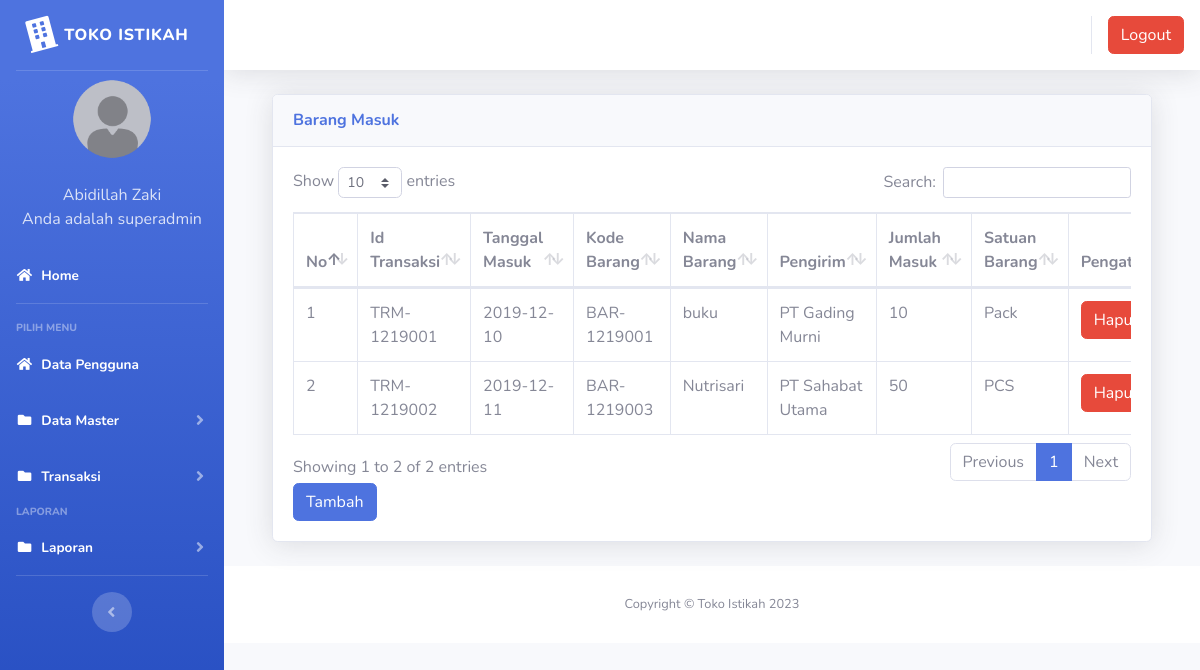
Page /index3.php?page=barangmasuk (signed in) on the committed database.
### tables this page shows
CREATE TABLE `users` (
  `id` int(11) NOT NULL,
  `nik` varchar(11) NOT NULL,
  `nama` varchar(100) NOT NULL,
  `alamat` varchar(200) NOT NULL,
  `telepon` varchar(100) NOT NULL,
  `username` varchar(100) NOT NULL,
  `password` varchar(100) NOT NULL,
  `level` varchar(25) NOT NULL DEFAULT 'member',
  `foto` varchar(25) NOT NULL
);

CREATE TABLE `barang_masuk` (
  `id` int(11) NOT NULL,
  `id_transaksi` varchar(100) NOT NULL,
  `tanggal` date NOT NULL,
  `kode_barang` varchar(100) NOT NULL,
  `nama_barang` varchar(100) NOT NULL,
  `pengirim` varchar(100) NOT NULL,
  `jumlah` varchar(100) NOT NULL,
  `satuan` varchar(100) NOT NULL
);

### page/barangmasuk/barangmasuk.php (the view, shortened to what this page needs)
<div class="container-fluid">
  <div class="card shadow mb-4">
    <div class="card-header py-3">
      <h6 class="m-0 font-weight-bold text-primary">Barang Masuk</h6>
    </div>
    <div class="card-body">
      <div class="table-responsive">
        <table class="table table-bordered" id="dataTable" width="100%" cellspacing="0">
        <thead>
                                <tr>
			<th>No</th>
			<th>Id Transaksi</th>
			<th>Tanggal Masuk</th>
			<th>Kode Barang</th>
			<th>Nama Barang</th>
			<th>Pengirim</th>
			<th>Jumlah Masuk</th>
			<th>Satuan Barang</th>
			<th>Pengaturan</th>
                                </tr>
		</thead>
          <tbody>
            <?php
	$no = 1;
	$sql = $koneksi->query("select * from barang_masuk");
	while ($data = $sql->fetch_assoc()) {
	?>
                                <tr>
                                    <td><?php echo $no++; ?></td>
			<td><?php echo $data['id_transaksi'] ?></td>
			<td><?php echo $data['tanggal'] ?></td>
			<td><?php echo $data['kode_barang'] ?></td>
			<td><?php echo $data['nama_barang'] ?></td>
			<td><?php echo $data['pengirim'] ?></td>
			<td><?php echo $data['jumlah'] ?></td>
			<td><?php echo $data['satuan'] ?></td>
			<td>
			<a onclick="return confirm('Apakah anda yakin akan menghapus data ini?')" href="?page=barangmasuk&aksi=hapusbarangmasuk&id_transaksi=<?php echo $data['id_transaksi'] ?>" class="btn btn-danger" >Hapus</a>
			</td>
                                </tr>
	<?php }?>
		   </tbody>
                        </table>
<a href="?page=barangmasuk&aksi=tambahbarangmasuk" class="btn btn-primary" >Tambah</a>
      </div>
    </div>
  </div>
</div>

### index3.php (shortened to what this page needs)
<?php
	$koneksi = new mysqli("localhost","root","","inventori");
	?>
<!DOCTYPE html>
<html lang="en">
<head>
  <link href="vendor/fontawesome-free/css/all.min.css" rel="stylesheet" type="text/css">
  <link href="css/sb-admin-2.min.css" rel="stylesheet">
  <link href="vendor/datatables/dataTables.bootstrap4.min.css" rel="stylesheet">
</head>
<body id="page-top">
  <div id="wrapper">
    <ul class="navbar-nav bg-gradient-primary sidebar sidebar-dark accordion" id="accordionSidebar">
      <a class="sidebar-brand d-flex align-items-center justify-content-center" href="index3.php">
        <div class="sidebar-brand-icon rotate-n-15">
          <i class="fas fa-building"></i>
        </div>
        <div class="sidebar-brand-text mx-2">TOKO ISTIKAH</div>
      </a>
      <hr class="sidebar-divider my-0">
 <?php
   if ($_SESSION['superadmin']) {
	   $user = $_SESSION['superadmin'];
   }
   $sql =$koneksi->query("select * from users where id='$user'");
   $data = $sql->fetch_assoc();
   ?>
    <li class="d-flex align-items-center justify-content-center">
        <a class="nav-link">
		 <img src="img/<?php echo $data['foto']?>" class="img-circle" width="80" alt="User"/></a>
	  </li>
		 <li class="nav-item ">
        <a class="nav-link">
         	<div class="d-flex align-items-center justify-content-center" class="name">  <?php echo  $data['nama'];?></div></font>
			<div class="d-flex align-items-center justify-content-center" class="email">Anda adalah <?php echo $data['level'];?></div>
		 </a>
      </li>
      <li class="nav-item active">
        <a class="nav-link" href="?page=home3">
          <i class="fas fa-fw fa-home"></i>
          <span>Home</span></a>
      </li>
      <hr class="sidebar-divider">
      <div class="sidebar-heading">
        Pilih Menu
      </div>
	    <li class="nav-item active">
        <a class="nav-link" href="?page=pengguna">
          <i class="fas fa-fw fa-home"></i>
          <span>Data Pengguna</span></a>
      </li>
	   <li class="nav-item active">
        <a class="nav-link collapsed" href="#" data-toggle="collapse" data-target="#collapseData" aria-expanded="true" aria-controls="collapseData">
          <i class="fas fa-fw fa-folder"></i>
          <span>Data Master</span>
        </a>
      </li>
	    <li class="nav-item active">
        <a class="nav-link collapsed" href="#" data-toggle="collapse" data-target="#collapsePages" aria-expanded="true" aria-controls="collapsePages">
          <i class="fas fa-fw fa-folder"></i>
          <span>Transaksi</span>
        </a>
      </li>
      <div class="sidebar-heading">
        Laporan
      </div>
	     <li class="nav-item active">
        <a class="nav-link collapsed" href="#" data-toggle="collapse" data-target="#collapseLaporan" aria-expanded="true" aria-controls="collapseLaporan">
          <i class="fas fa-fw fa-folder"></i>
          <span>Laporan</span>
        </a>
      </li>
      <hr class="sidebar-divider d-none d-md-block">
      <div class="text-center d-none d-md-inline">
        <button class="rounded-circle border-0" id="sidebarToggle"></button>
      </div>
    </ul>
    <div id="content-wrapper" class="d-flex flex-column">
      <div id="content">
        <nav class="navbar navbar-expand navbar-light bg-white topbar mb-4 static-top shadow">
          <ul class="navbar-nav ml-auto">
            <li class="nav-item dropdown no-arrow">
			 <div class="top-menu">
        <ul class="nav pull-right top-menu">
           <li><a onclick="return confirm('Apakah anda yakin akan logout?')" class="btn btn-danger" class="logout" href="logout.php">Logout</a></li>
        </ul>
      </div>
            </li>
          </ul>
        </nav>
        <div class="container-fluid">
		 <section class="content">
		      <?php
			   $page = $_GET['page'];
			   $aksi = $_GET['aksi'];
				   if ($page == "barangmasuk") {
				   if ($aksi == "") {
					   include "page/barangmasuk/barangmasuk.php";
				   }
			   }
			   ?>
    </section>
</div>
      <footer class="sticky-footer bg-white">
        <div class="container my-auto">
          <div class="copyright text-center my-auto">
            <span>Copyright &copy; Toko Istikah 2023</span>
          </div>
        </div>
      </footer>
    </div>
  </div>
  </div>
</body>
</html>

### rows in the picture
users: foto (placeholder picture), nama "Abidillah Zaki", level "superadmin"
barang_masuk: id_transaksi "TRM-1219001", tanggal "2019-12-10", kode_barang "BAR-1219001", nama_barang "buku", pengirim "PT Gading Murni", jumlah "10", satuan "Pack"
barang_masuk: id_transaksi "TRM-1219002", tanggal "2019-12-11", kode_barang "BAR-1219003", nama_barang "Nutrisari", pengirim "PT Sahabat Utama", jumlah "50", satuan "PCS"
